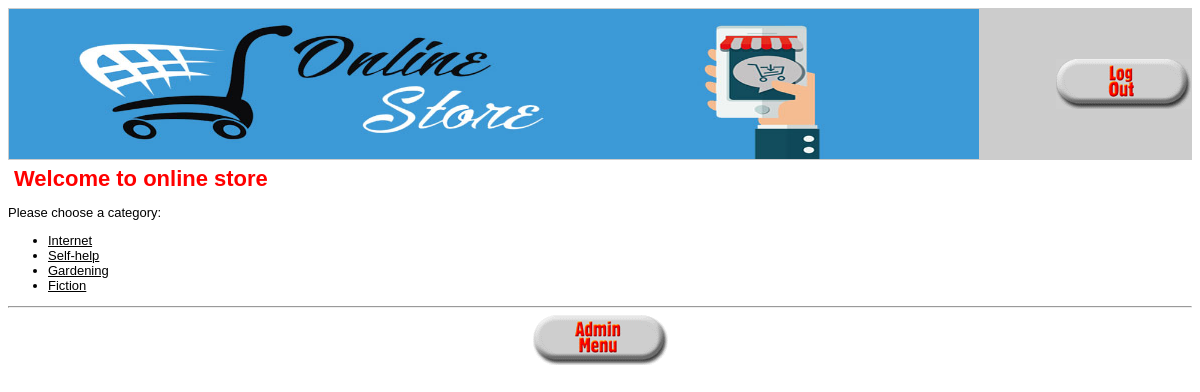
Screenshot of / (signed in) with the database file from the repository.
### tables this page shows
create table categories
(
	catid int unsigned not null auto_increment primary key,
    catname char(60) not null
);

### book_fns.php (called while the page is built, shortened)
<?php
function get_categories()
{
    $conn = db_connect();
    $query = "select catid,catname from categories";
    $result = @$conn->query($query);
    $result = db_result_to_array($result);
    return $result;
}

### output_fns.php (the view, shortened to what this page needs)
<?php
function display_categories($cat_array)
{
    echo "<ul>";
    foreach ($cat_array as $row)
    {
        $url = "show_cat.php?catid=".urlencode($row['catid']);
        $title = $row['catname'];
        echo "<li>";
        do_html_url($url,$title);
        echo "</li>";
    }
    echo "</ul>";
    echo "<hr />";
}
function do_html_header($title = '') {
    ?>
    <html>
    <head>
    </head>
    <body>
    <table width="100%" border="0" cellspacing="0" bgcolor="#cccccc">
        <tr>
            <td rowspan="2">
                    <a href="index.php"><img src="images/OnlineStore.jpg" alt="OnlineStore" border="0"
                                          align="left" valign="bottom" height="150" width="970"/></a>
            </td>
            <td align="right" valign="bottom">
            </td>
            <td align="right" rowspan="2" width="135">
                <?php
                if(isset($_SESSION['admin_user'])) {
                    display_button('logout.php', 'log-out', 'Log Out');
                } else {
                    display_button('show_cart.php', 'view-cart', 'View Your Shopping Cart');
                }
                ?>
        </tr>
        <tr>
            <td align="right" valign="top">
            </td>
        </tr>
    </table>
    <?php
    if($title) {
        do_html_heading($title);
    }
}
function do_html_footer() {
    ?>
    </body>
    </html>
    <?php
}
function do_html_heading($heading) {
    ?>
    <h2><?php echo htmlspecialchars($heading); ?></h2>
    <?php
}
function do_html_URL($url, $name) {
    ?>
    <a href="<?php echo htmlspecialchars($url); ?>"><?php echo htmlspecialchars($name); ?></a><br />
    <?php
}
    ?>
    <?php
function display_button($target, $image, $alt) {
    echo "<div align=\"center\"><a href=\"".htmlspecialchars($target)."\">
          <img src=\"images/".htmlspecialchars($image).".gif\"
           alt=\"".htmlspecialchars($alt)."\" border=\"0\" height=\"50\"
           width=\"135\"/></a></div>";
}

### output_fns.php (style rules this page uses)
h2 { font-family: Arial, Helvetica, sans-serif; font-size: 22px; color: red; margin: 6px }
body { font-family: Arial, Helvetica, sans-serif; font-size: 13px }
li, td { font-family: Arial, Helvetica, sans-serif; font-size: 13px }
hr { color: #FF0000; width=70%; text-align=center }
a { color: #000000 }

### rows the page displays
categories: catname "Internet"
categories: catname "Self-help"
categories: catname "Gardening"
categories: catname "Fiction"

### other values shown
$heading "Welcome to online store"
